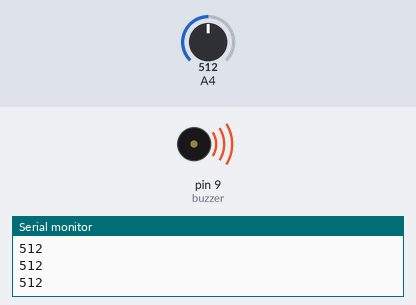
Simulated run of this sketch. Board: Arduino Uno, built with avr-gcc and run on an emulated ATmega328P. Shown: buzzer (waves = sounding, pin HIGH), the last lines printed to the serial monitor. The inputs (shaded band) are chosen by the test bench; at power-on: A4 = 512.

Above: at 0.9 s.
1.3 s: A4 set to 369
4.3 s: A4 set to 335
At 4.3 s:
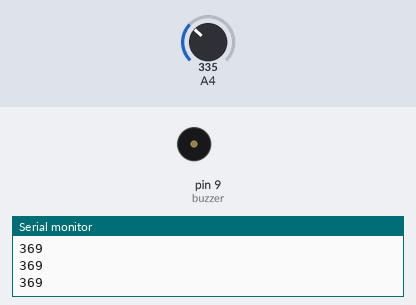
5.8 s: A4 set to 360
At 5.9 s:
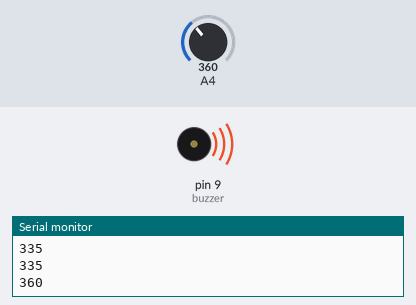
8.8 s: A4 set to 340
At 9.6 s:
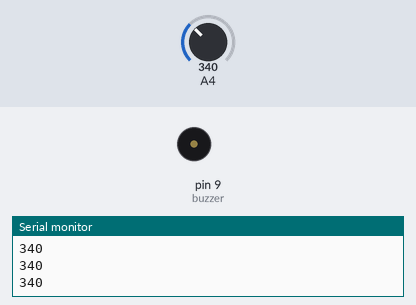
Timing chart, 0 to 11.3 s (numbered marks = the images above; inputs shaded):
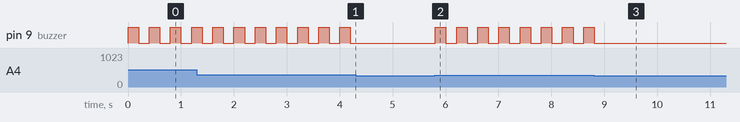

Measured:
- the behaviour switches between 351 and 350 on A4 (found by bisection; images 0 and 1)
- after the input at 4.3 s, pin 9 (buzzer): stops changing and stays LOW
- after the input at 5.8 s, pin 9 (buzzer): alternates HIGH for 0.20 s and LOW for 0.20 s, starting at once
- after the input at 8.8 s, pin 9 (buzzer): goes on until 8.8 s, then stays LOW
- by itself, pin 9 (buzzer): alternates HIGH for 0.20 s and LOW for 0.20 s

The sketch:

buzzer_ldr.ino
```cpp
int buzzer = 9;

void setup() {
  pinMode(buzzer, OUTPUT);
  Serial.begin(9600);
}

void loop() {
  int light_level = analogRead(A4);
  Serial.println(light_level);

  while (light_level > 350) {
    digitalWrite(buzzer, HIGH);
    delay(200);
    digitalWrite(buzzer, LOW);
    delay(200);

    light_level = analogRead(A4);
    Serial.println(light_level);
  }
}
```
